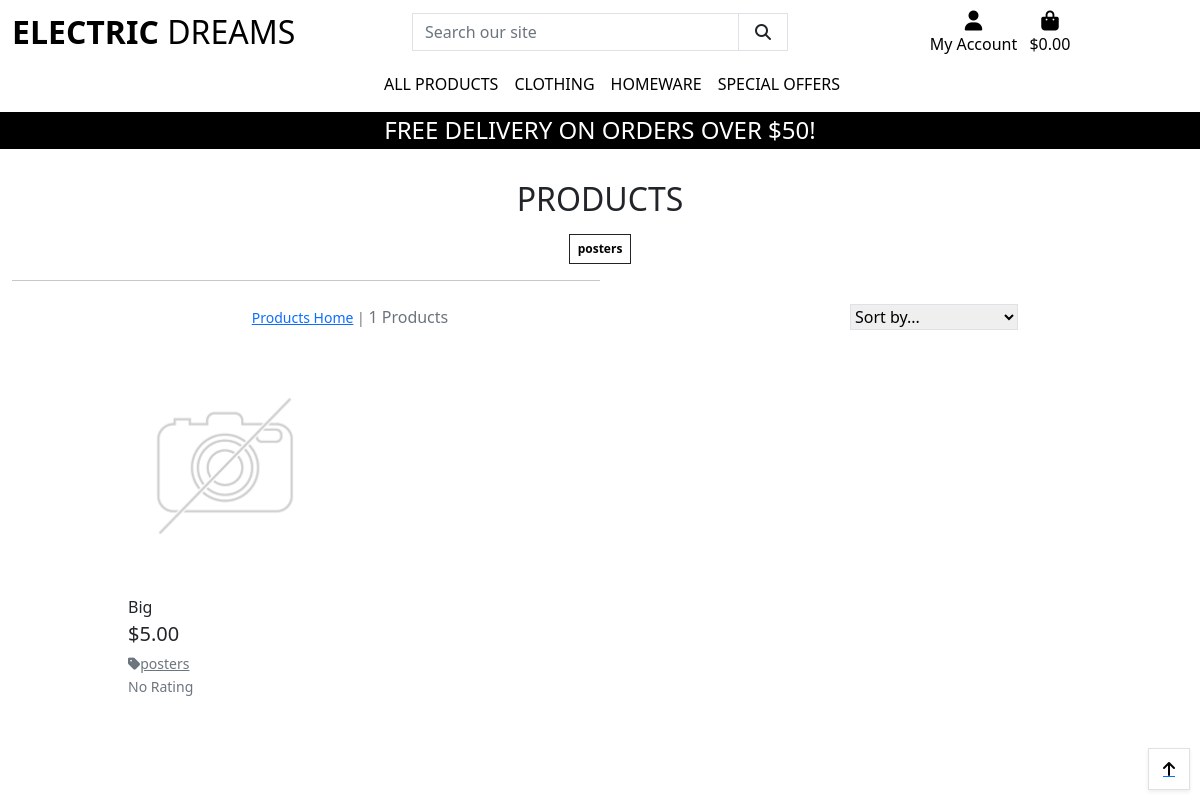
Screenshot of /products/?category=posters (signed in) with the database file from the repository.
### products/models.py (models this page shows, shortened)
class Category(models.Model):
    class Meta:
        verbose_name_plural = 'Categories'
    name = models.CharField(max_length=254)
    friendly_name = models.CharField(max_length=254, null=True, blank=True)

class Product(models.Model):
    category = models.ForeignKey('Category', null=True, blank=True, on_delete=models.SET_NULL)
    sku = models.CharField(max_length=254, null=True, blank=True)
    name = models.CharField(max_length=254)
    description = models.TextField()
    has_sizes = models.BooleanField(default=False, null=True, blank=True)
    price = models.DecimalField(max_digits=6, decimal_places=2)
    rating = models.DecimalField(max_digits=6, decimal_places=2, null=True, blank=True)
    image_url = models.URLField(max_length=1024, null=True, blank=True)
    image = models.ImageField(null=True, blank=True)

### products/views.py (the view, shortened to what this page needs)
# urls.py: path('', views.all_products, name='products')
def all_products(request):
    products = Product.objects.all()
    query = None
    categories = None
    sort = None
    direction = None
    if request.GET:
        if 'category' in request.GET:
            categories = request.GET['category'].split(',')
            products = products.filter(category__name__in=categories)
            categories = Category.objects.filter(name__in=categories)
    current_sorting = f'{sort}_{direction}'
    context = {
        'products': products,
        'search_term': query,
        'current_categories': categories,
        'current_sorting': current_sorting,
    }
    return render(request, 'products/products.html', context)

### bag/contexts.py (called while the page is built, shortened)
def bag_contents(request):
    bag_items = []
    total = 0
    product_count = 0
    bag = request.session.get('bag', {})
    if total < settings.FREE_DELIVERY_THRESHOLD:
        delivery = total * Decimal(settings.STANDARD_DELIVERY_PERCENTAGE / 100)
        free_delivery_delta = settings.FREE_DELIVERY_THRESHOLD - total
    else:
        delivery = 0
        free_delivery_delta = 0
    grand_total = delivery + total
    context = {
        'bag_items': bag_items,
        'total': total,
        'product_count': product_count,
        'delivery': delivery,
        'free_delivery_delta': free_delivery_delta,
        'free_delivery_threshold': settings.FREE_DELIVERY_THRESHOLD,
        'grand_total': grand_total,
    }
    return context

### products/templates/products/products.html (shortened to what this page needs)
{% extends "base.html" %}
{% load static %}
{% block page_header %}
    <div class="container header-container">
    </div>
{% endblock %}
{% block content %}
    <div class="overlay"></div>
    <div class="container-fluid">
        <div class="row">
            <div class="col text-center mt-3">
                <h2 class="logo-font">Products</h2>
                {% for c in current_categories %}
                    <a class="category-badge text-decoration-none" href="{% url 'products' %}?category={{ c.name }}">
                        <span class="p-2 mt-2 badge badge-white text-black rounded-0 border border-dark">{{ c.friendly_name }}</span>
                    </a>
                {% endfor %}
                <hr class="w-50 mb-1">
            </div>
        </div>
        <div class="row">
            <div class="product-container col-10 offset-1">
                <div class="row mt-1 mb-2">
                    <div class="col-12 col-md-6 my-auto order-md-last d-flex justify-content-center justify-content-md-end">
                        <div class="sort-select-wrapper w-50">
                            <select id="sort-selector" class="custom-select custom-select-sm rounded-0 border border-{% if current_sorting != 'None_None' %}info{% else %}black{% endif %}">
                                <option value="reset" {% if current_sorting == 'None_None' %}selected{% endif %}>Sort by...</option>
                            </select>
                        </div>
                    </div>
                    <div class="col-12 col-md-6 order-md-first">
                        <p class="text-muted mt-3 text-center text-md-left">
                            {% if search_term or current_categories or current_sorting != 'None_None' %}
                                <span class="small"><a href="{% url 'products' %}">Products Home</a> | </span>
                            {% endif %}
                            {{ products|length }} Products{% if search_term %} found for <strong>"{{ search_term }}"</strong>{% endif %}
                        </p>
                    </div>
                </div>
                <div class="row">
                    {% for product in products %}
                        <div class="col-sm-6 col-md-6 col-lg-4 col-xl-3">
                            <div class="card h-100 border-0">
                                {% if product.image %}
                                <a href="{% url 'product_detail' product.id %}">
                                    <img class="card-img-top img-fluid" src="{{ product.image.url }}" alt="{{ product.name }}">
                                </a>
                                {% else %}
                                <a href="{% url 'product_detail' product.id %}">
                                    <img class="card-img-top img-fluid" src="{{ MEDIA_URL }}noimage.png" alt="{{ product.name }}">
                                </a>
                                {% endif %}
                                <div class="card-body pb-0">
                                    <p class="mb-0">{{ product.name }}</p>
                                </div>
                                <div class="card-footer bg-white pt-0 border-0 text-left">
                                    <div class="row">
                                        <div class="col">
                                            <p class="lead mb-0 text-left font-weight-bold">${{ product.price }}</p>
                                            {% if product.category %}
                                            <p class="small mt-1 mb-0">
                                                <a class="text-muted" href="{% url 'products' %}?category={{ product.category.name }}">
                                                    <i class="fas fa-tag mr-1"></i>{{ product.category.friendly_name }}
                                                </a>
                                            </p>
                                            {% endif %}
                                            {% if product.rating %}
                                                <small class="text-muted"><i class="fas fa-star mr-1"></i>{{ product.rating }} / 5</small>
                                            {% else %}
                                                <small class="text-muted">No Rating</small>
                                            {% endif %}
                                        </div>
                                    </div>
                                </div>
                            </div>
                        </div>
                    {% endfor %}
                </div>
            </div>
        </div>
    </div>
    <div class="btt-button shadow-sm rounded-0 border border-black">
        <a class="btt-link d-flex h-100">
            <i class="fas fa-arrow-up text-black mx-auto my-auto"></i>
        </a>
    </div>
{% endblock %}

### static/css/base.css (style rules this page uses)
html { height: 100%; }
body { background: url('/media/homepage_background_cropped.jpg') no-repeat center center fixed; background-size: cover; height: calc(100vh - 164px); color: #555; font-family: 'Lato'; }
.logo-font { text-transform: uppercase; }
.text-black { color: #000 !important; }
.border-black { border: 1px solid black !important; }
.overlay { height: 100%; width: 100%; top: 0; left: 0; position: fixed; background: white; z-index: -1; }
.btt-button { height: 42px; width: 42px; position: fixed; bottom: 10px; right: 10px; }
.btt-link, .update-link, .remove-item { cursor: pointer; }
@media (min-width: 1200px) { .container { max-width: 80%; } }
@media (min-width: 992px) { .header-container { padding-top: 164px; } }

### rows the page displays
Category: friendly_name "posters"
Product: name "Big", price "5.00", category.friendly_name "posters", shows "No Rating"

### other values shown
{{ free_delivery_threshold }} "50"
{{ products|length }} "1"
